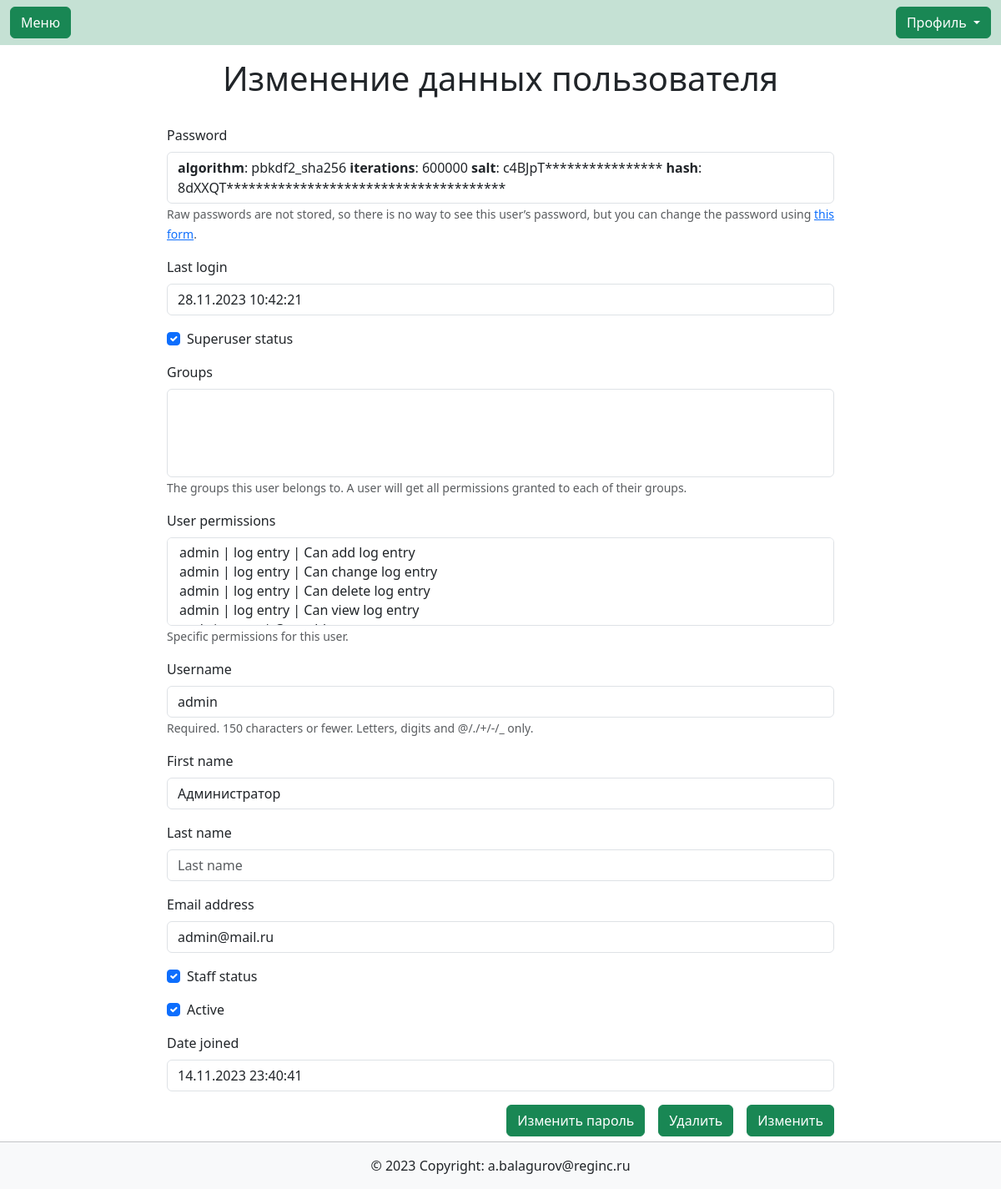
Before: /users/userupdate/1/ with the older database file.
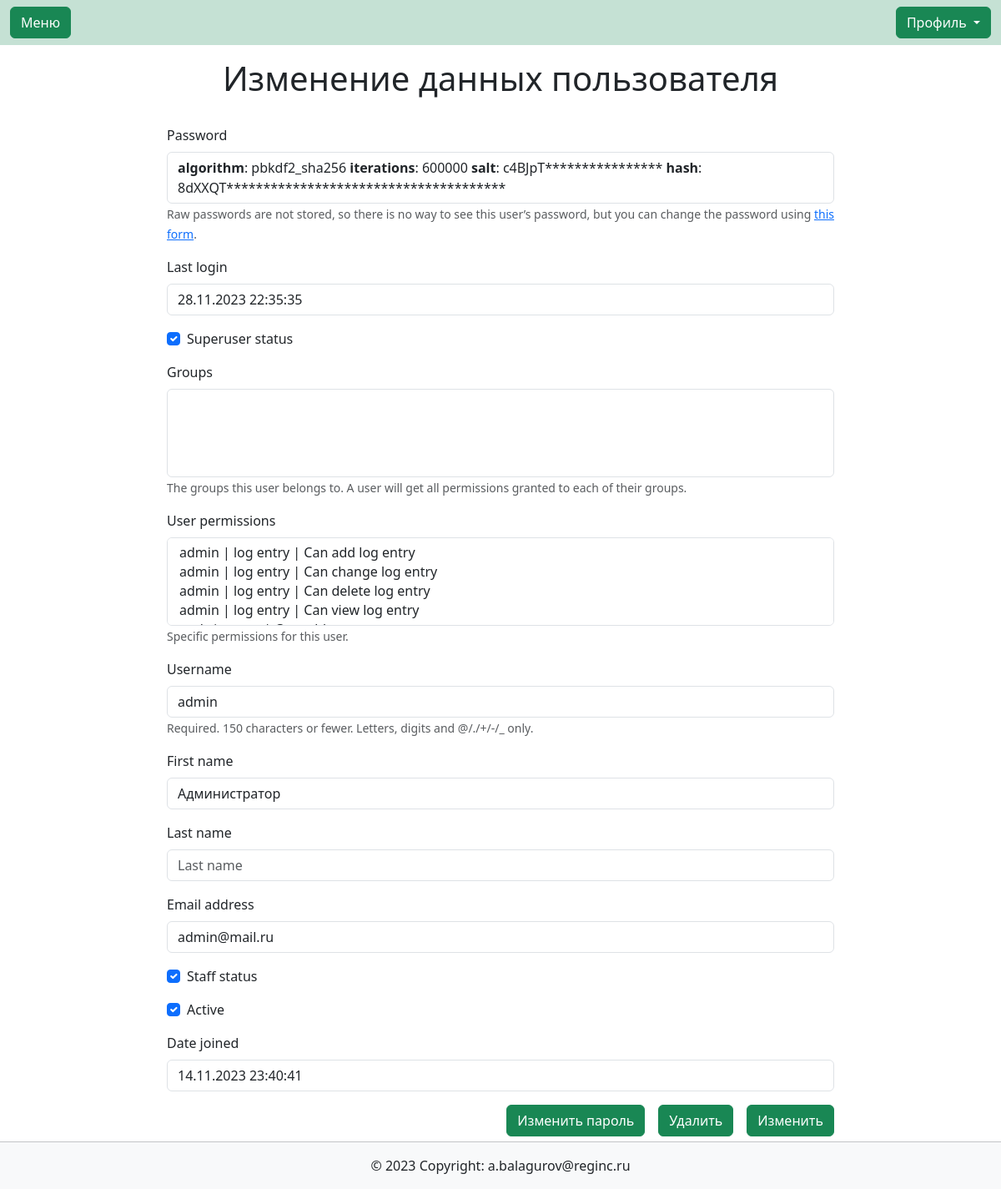
After: the same page with the newer database file.
### users/models.py (models this page shows, shortened)
class User(AbstractUser):
    description = models.CharField(max_length=150, blank=True, verbose_name='Занимаемая должность',)

### users/views.py (the view, shortened to what this page needs)
# urls.py: path('userupdate/', views.userupdate, name='userupdate'),
def userupdate(request, id=None):
    if id == None:
        form = RegistrationForm()
        context = {
            'form': form,
        }
        if request.method == "POST":
            form = RegistrationForm(request.POST)
            if form.is_valid():
                password1 = form.cleaned_data.get('password1')
                password2 = form.cleaned_data.get('password2')
                if password1 == password2:
                    form.save()
            return redirect('users:listusers', permanent=True)
    else:
        form = UserChangeForm(instance=User.objects.get(pk=id))
        context = {
            'form': form,
            'customer': User.objects.get(pk=id),
        }
    return render(request, 'users/userupdate.html', context)

### users/templates/users/userupdate.html (shortened to what this page needs)
{% extends  'base.html' %}
{% load bootstrap5 %}
{% block content %}
    {% if customer %}
        <h1 class="text-center py-3">Изменение данных пользователя</h1>
    {% else %}
        <h1 class="text-center py-3">Создание нового пользователя</h1>
    {% endif %}
    <form class="form col-10 col-lg-8 mx-auto py-2" method="POST">
        {% bootstrap_form form %}
        <div class="d-grid gap-2 d-md-flex justify-content-md-end">
            {% if customer %}
                <a class="btn btn-success me-md-2" href="{% url 'users:resetpassword' customer.id %}" role="button">Изменить пароль</a>
                <button type="button" class="btn btn-success me-md-2" data-bs-toggle="modal" data-bs-target="#exampleModal">
                    Удалить
                </button>
                {% bootstrap_button "Изменить" button_type="submit" button_class="btn-success" %}
            {% else %}
                {% bootstrap_button "Добавить" button_type="submit" button_class="btn-success" %}
            {% endif %}
        </div>
    </form>
{% endblock content %}

### all_apps/templates/base.html (shortened to what this page needs)
<!DOCTYPE html>
{% load bootstrap5 %}
{% load bootstrap_icons %}
{% load static %}
{% load i18n %}
<html lang="ru">
<head>
    <link rel="stylesheet" href="{% static 'main/css/style.css' %}">
    <link href="https://cdn.jsdelivr.net/npm/select2@4.1.0-rc.0/dist/css/select2.min.css" rel="stylesheet" />
    {% bootstrap_css %}
</head>
<body class="d-flex flex-column min-vh-100">
    {% block header %}
        {% include "header.html" %}
    {% endblock header %}
    {% block content %}
    {% endblock content %}
    {% block footer %}
        {% include "footer.html" %}
    {% endblock footer %}
</body>
</html>

### all_apps/templates/header.html (shortened to what this page needs)
{% load bootstrap_icons %}
<nav class="navbar navbar-expand-lg navbar-light" style="background-color: #C5E1D4;">
    <div class="container-fluid">
        <a class="btn btn-success" data-bs-toggle="offcanvas" href="#offcanvasExample" role="button" aria-controls="offcanvasExample">
            {% bs_icon 'list' size='1.5em' %} Меню
        </a>
        {% if user.is_authenticated %}
            <div class="dropdown ms-3" style="background-color: #C5E1D4;">
                <button class="btn btn-success dropdown-toggle" id="bd-versions" data-bs-toggle="dropdown" aria-expanded="false" data-bs-display="static">
                    {{ user.last_name }} {{ user.first_name }}
                </button>
                <ul class="dropdown-menu dropdown-menu-end" style="background-color: #C5E1D4;" aria-labelledby="bd-versions">
                    <li>
                        <a class="dropdown-item" href="{% url 'contentmanagment:news-list' %}">Мои публикации</a>
                    </li>
                    <li>
                        <a class="dropdown-item" href="{% url 'contentmanagment:addNews' %}">Добавить новость</a>
                    </li>
                    <li>
                        <a class="dropdown-item" href="{% url 'contentmanagment:regions' %}">Регионы</a>
                    </li>
                    <li>
                        <a class="dropdown-item" href="{% url 'contentmanagment:topics' %}">Тематики новостей</a>
                    </li>
                    <li>
                        <a class="dropdown-item" href="{% url 'users:profile' %}">Личный кабинет</a>
                    </li>
                    <li>
                        <a class="dropdown-item" href="{% url 'users:resetpassword' %}">Сменить пароль</a>
                    </li>
                    <li><hr class="dropdown-divider"></li>
                    <li>
                        <a class="dropdown-item"  href="{% url 'users:logout' %}">Выход</a>
                    </li>
                </ul>
            </div>
        {% else %}
            <div class="dropdown ms-3" style="background-color: #C5E1D4;">
                <button class="btn btn-success dropdown-toggle" id="bd-versions" data-bs-toggle="dropdown" aria-expanded="false" data-bs-display="static">
                    Профиль
                </button>
            </div>
        {% endif %}
    </div>
  </nav>

### all_apps/templates/footer.html
<footer class="bg-light text-center col-12 ">
    <hr class="p-0 m-0">
    <div class="text-center p-3">
      © 2023 Copyright:
      <a href="mailto:a.balagurov@reginc.ru" class="link-dark text-decoration-none">a.balagurov@reginc.ru</a>
    </div>
  </footer>

### main/static/main/css/style.css (style rules this page uses)
body { min-height: 100vh; position: relative; margin: 0; padding-bottom: 55px; box-sizing: border-box; }
footer { position: absolute; bottom: 0; height: 57px; }

Changed rows visible on the page:
changed User "admin": last_login "28.11.2023 10:42:21" → "28.11.2023 22:35:35"
